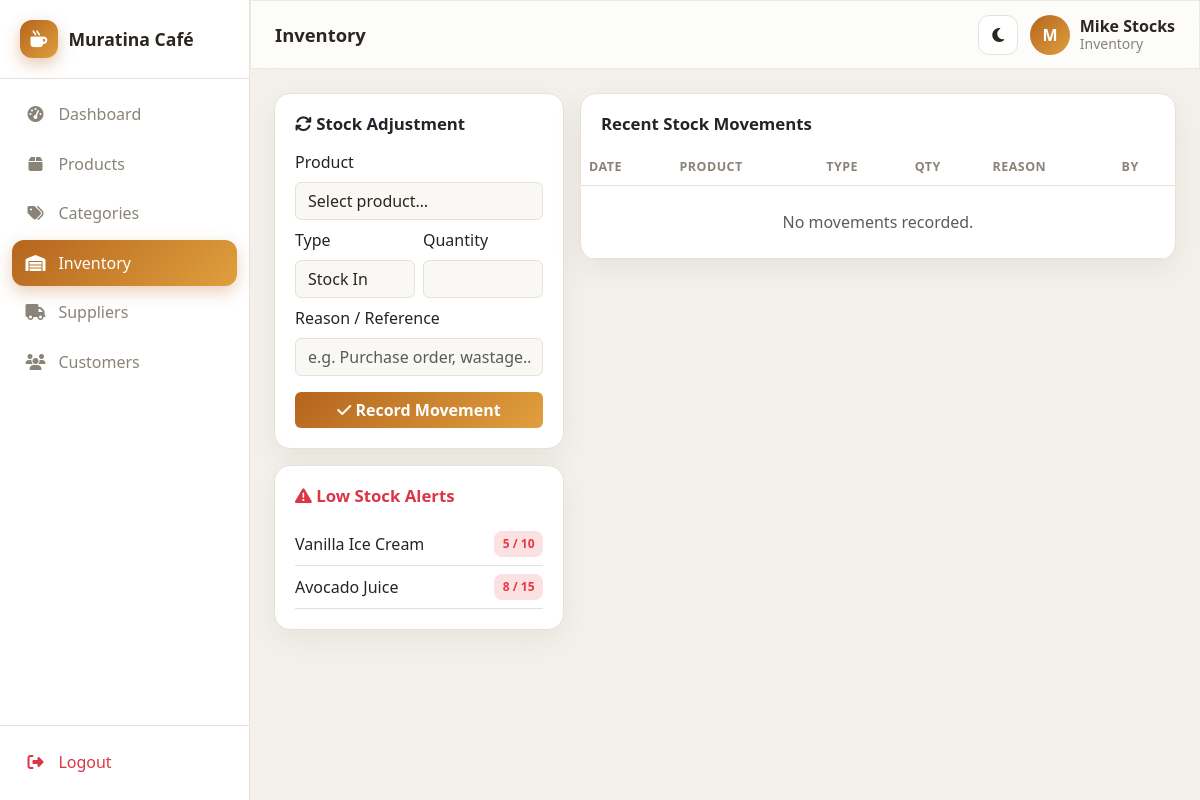
Page /inventory.php (signed in) on the committed database.
### tables this page shows
CREATE TABLE settings (
  id            INT AUTO_INCREMENT PRIMARY KEY,
  company_name  VARCHAR(150) DEFAULT 'Muratina Café',
  logo          VARCHAR(255) DEFAULT NULL,
  currency      VARCHAR(10)  DEFAULT 'KSh',
  tax_rate      DECIMAL(5,2) DEFAULT 16.00,
  address       VARCHAR(255) DEFAULT 'Nairobi, Kenya',
  phone         VARCHAR(40)  DEFAULT '+254 700 000 000',
  email         VARCHAR(150) DEFAULT 'hello@muratinacafe.co.ke',
  receipt_footer VARCHAR(255) DEFAULT 'Thank you for dining with us. Karibu tena!'
);

CREATE TABLE products (
  id             INT AUTO_INCREMENT PRIMARY KEY,
  name           VARCHAR(150) NOT NULL,
  sku            VARCHAR(60)  DEFAULT NULL,
  barcode        VARCHAR(60)  DEFAULT NULL,
  category_id    INT          DEFAULT NULL,
  supplier_id    INT          DEFAULT NULL,
  purchase_price DECIMAL(12,2) NOT NULL DEFAULT 0,
  selling_price  DECIMAL(12,2) NOT NULL DEFAULT 0,
  stock_qty      INT          NOT NULL DEFAULT 0,
  low_stock      INT          NOT NULL DEFAULT 5,
  image          VARCHAR(255) DEFAULT NULL,
  expiry_date    DATE         DEFAULT NULL,
  is_active      TINYINT(1)   NOT NULL DEFAULT 1,
  created_at     TIMESTAMP DEFAULT CURRENT_TIMESTAMP,
  INDEX (category_id),
  FOREIGN KEY (category_id) REFERENCES categories(id) ON DELETE SET NULL,
  FOREIGN KEY (supplier_id) REFERENCES suppliers(id) ON DELETE SET NULL
);

### config/database.php (called while the page is built, shortened)
<?php
function db(): PDO
{
    static $pdo = null;
    if ($pdo instanceof PDO) {
        return $pdo;
    }
    $dsn = sprintf('mysql:host=%s;dbname=%s;charset=%s', DB_HOST, DB_NAME, DB_CHARSET);
    $options = [
        PDO::ATTR_ERRMODE            => PDO::ERRMODE_EXCEPTION,
        PDO::ATTR_DEFAULT_FETCH_MODE => PDO::FETCH_ASSOC,
        PDO::ATTR_EMULATE_PREPARES   => false,
    ];
    try {
        $pdo = new PDO($dsn, DB_USER, DB_PASS, $options);
    } catch (PDOException $e) {
        http_response_code(500);
        die('Database connection failed. Make sure MySQL is running in Laragon and the '
            . '<code>muratina_pos</code> database has been imported from <code>database/schema.sql</code>.<br><small>'
            . htmlspecialchars($e->getMessage()) . '</small>');
    }
    return $pdo;
}

### includes/functions.php (called while the page is built, shortened)
<?php
require_once __DIR__ . '/../config/database.php';
function e($value): string
{
    return htmlspecialchars((string) $value, ENT_QUOTES, 'UTF-8');
}
function settings(): array
{
    static $cache = null;
    if ($cache === null) {
        $cache = db()->query('SELECT * FROM settings LIMIT 1')->fetch() ?: [];
    }
    return $cache;
}

### includes/auth.php (called while the page is built, shortened)
<?php
require_once __DIR__ . '/functions.php';
function current_user(): ?array
{
    return $_SESSION['user'] ?? null;
}
function user_role(): string
{
    return $_SESSION['user']['role'] ?? '';
}
function can(string $permission): bool
{
    $role = user_role();
    $matrix = [
        'manager'   => ['*'],
        'cashier'   => ['pos', 'sales_own', 'customers', 'receipt'],
        'waiter'    => ['pos', 'sales_own', 'customers', 'receipt'],
        'inventory' => ['inventory', 'products', 'suppliers', 'stock', 'customers'],
    ];
    $perms = $matrix[$role] ?? [];
    return in_array('*', $perms, true) || in_array($permission, $perms, true);
}

### inventory.php (the view, shortened to what this page needs)
<?php
require_once __DIR__ . '/includes/auth.php';
$pdo = db();
$lowStock = $pdo->query('SELECT name, stock_qty, low_stock FROM products WHERE stock_qty <= low_stock AND is_active=1 ORDER BY stock_qty')->fetchAll();
$movements = $pdo->query(
    'SELECT m.*, p.name pname, u.full_name uname FROM stock_movements m
     LEFT JOIN products p ON p.id = m.product_id
     LEFT JOIN users u ON u.id = m.user_id
     ORDER BY m.id DESC LIMIT 40'
)->fetchAll();
$pageTitle = 'Inventory';
$activeNav = 'inventory';
require __DIR__ . '/includes/header.php';
?>
<div class="row g-3">
    <div class="col-lg-4">
        <div class="card mb-3"><div class="card-body">
            <h3 class="section-title"><i class="fa-solid fa-arrows-rotate"></i> Stock Adjustment</h3>
            <form method="post"><?= csrf_field() ?>
                <label class="form-label">Product</label>
                <select name="product_id" class="form-select mb-2" required>
                    <option value="">Select product…</option>
                </select>
                <div class="row g-2 mb-2">
                    <div class="col-6"><label class="form-label">Type</label>
                        <select name="type" class="form-select"><option value="in">Stock In</option><option value="out">Stock Out</option></select></div>
                    <div class="col-6"><label class="form-label">Quantity</label><input type="number" name="qty" min="1" class="form-control" required></div>
                </div>
                <label class="form-label">Reason / Reference</label>
                <input name="reason" class="form-control mb-3" placeholder="e.g. Purchase order, wastage…">
                <button class="btn btn-brand w-100"><i class="fa-solid fa-check"></i> Record Movement</button>
            </form>
        </div></div>
        <div class="card"><div class="card-body">
            <h3 class="section-title text-danger"><i class="fa-solid fa-triangle-exclamation"></i> Low Stock Alerts</h3>
            <?php foreach ($lowStock as $l): ?>
                <div class="d-flex justify-content-between align-items-center py-2 border-bottom">
                    <span><?= e($l['name']) ?></span>
                    <span class="badge-soft badge-low"><?= (int) $l['stock_qty'] ?> / <?= (int) $l['low_stock'] ?></span>
                </div>
            <?php endforeach; ?>
        </div></div>
    </div>
    <div class="col-lg-8">
        <div class="card table-card"><div class="card-body pb-0"><h3 class="section-title">Recent Stock Movements</h3></div>
        <div class="table-responsive">
        <table class="table align-middle mb-0">
            <thead><tr><th>Date</th><th>Product</th><th>Type</th><th>Qty</th><th>Reason</th><th>By</th></tr></thead>
            <tbody>
            <?php if (!$movements): ?><tr><td colspan="6" class="text-center text-muted py-4">No movements recorded.</td></tr><?php endif; ?>
            </tbody>
        </table>
        </div></div>
    </div>
</div>
<?php require __DIR__ . '/includes/footer.php'; ?>

### includes/header.php (shortened to what this page needs)
<?php
require_once __DIR__ . '/auth.php';
$pageTitle = $pageTitle ?? 'Dashboard';
$activeNav = $activeNav ?? '';
$u         = current_user();
$set       = settings();
$nav = [
    ['dashboard', 'Dashboard',   'fa-gauge-high',     'dashboard.php', '*'],
    ['pos',       'POS Sales',   'fa-cash-register',  'pos.php',       'pos'],
    ['products',  'Products',    'fa-box',            'products.php',  'products'],
    ['categories','Categories',  'fa-tags',           'categories.php','products'],
    ['inventory', 'Inventory',   'fa-warehouse',      'inventory.php', 'inventory'],
    ['suppliers', 'Suppliers',   'fa-truck',          'suppliers.php', 'suppliers'],
    ['customers', 'Customers',   'fa-users',          'customers.php', 'customers'],
    ['reports',   'Reports',     'fa-chart-line',     'reports.php',   'reports'],
    ['users',     'User Mgmt',   'fa-user-shield',    'users.php',     'users'],
    ['settings',  'Settings',    'fa-gear',           'settings.php',  'settings'],
];
?>
<!DOCTYPE html>
<html lang="en" data-bs-theme="light">
<head>
    <link href="https://cdn.jsdelivr.net/npm/bootstrap@5.3.3/dist/css/bootstrap.min.css" rel="stylesheet">
    <link rel="stylesheet" href="https://cdnjs.cloudflare.com/ajax/libs/font-awesome/6.5.2/css/all.min.css">
    <link rel="stylesheet" href="<?= BASE_URL ?>/assets/css/style.css">
</head>
<body>
<div class="app-shell">
    <aside class="sidebar" id="sidebar">
        <div class="sidebar-brand">
            <span class="brand-mark"><i class="fa-solid fa-mug-hot"></i></span>
            <span class="brand-text"><?= e($set['company_name'] ?? 'Muratina Café') ?></span>
        </div>
        <nav class="sidebar-nav">
            <?php foreach ($nav as [$key, $label, $icon, $url, $perm]): ?>
                <?php if ($perm === '*' || can($perm)): ?>
                    <a href="<?= BASE_URL ?>/<?= $url ?>" class="nav-link <?= $activeNav === $key ? 'active' : '' ?>">
                        <i class="fa-solid <?= $icon ?>"></i><span><?= $label ?></span>
                    </a>
                <?php endif; ?>
            <?php endforeach; ?>
        </nav>
        <div class="sidebar-footer">
            <a href="<?= BASE_URL ?>/logout.php" class="nav-link text-danger">
                <i class="fa-solid fa-right-from-bracket"></i><span>Logout</span>
            </a>
        </div>
    </aside>
    <div class="main-area">
        <header class="topbar glass">
            <h1 class="topbar-title"><?= e($pageTitle) ?></h1>
            <div class="topbar-actions">
                <button class="icon-btn" id="themeToggle" aria-label="Toggle theme"><i class="fa-solid fa-moon"></i></button>
                <div class="user-chip">
                    <div class="avatar"><?= e(strtoupper(substr($u['full_name'], 0, 1))) ?></div>
                    <div class="user-meta">
                        <strong><?= e($u['full_name']) ?></strong>
                        <small><?= e(ucfirst($u['role'])) ?></small>
                    </div>
                </div>
            </div>
        </header>
        <main class="content">

### assets/css/style.css (style rules this page uses)
:root { --brand: #b5651d; --brand-2: #e09f3e; --brand-grad: linear-gradient(135deg, #b5651d 0%, #e09f3e 100%); --bg: #f4f1ec; --surface: #ffffff; --surface-2: #faf8f4; --text: #2b2620; --muted: #8a8378; --border: #e7e1d8; --shadow: 0 10px 30px rgba(80, 60, 30, .08); --radius: 16px; --sidebar-w: 250px; }
* { box-sizing: border-box; }
body { margin: 0; font-family: 'Segoe UI', system-ui, -apple-system, sans-serif; background: var(--bg); color: var(--text); }
.glass { background: color-mix(in srgb, var(--surface) 75%, transparent); backdrop-filter: blur(14px); -webkit-backdrop-filter: blur(14px); border: 1px solid color-mix(in srgb, var(--border) 70%, transparent); }
.app-shell { display: flex; min-height: 100vh; }
.sidebar { width: var(--sidebar-w); background: var(--surface); border-right: 1px solid var(--border); display: flex; flex-direction: column; position: fixed; inset: 0 auto 0 0; z-index: 1040; transition: transform .25s ease; }
.sidebar-brand { display: flex; align-items: center; gap: .65rem; padding: 1.25rem 1.25rem; font-weight: 700; font-size: 1.1rem; border-bottom: 1px solid var(--border); }
.brand-mark { width: 38px; height: 38px; border-radius: 12px; display: grid; place-items: center; background: var(--brand-grad); color: #fff; font-size: 1.05rem; box-shadow: 0 6px 16px rgba(181,101,29,.35); }
.sidebar-nav { padding: .75rem; flex: 1; overflow-y: auto; }
.nav-link { display: flex; align-items: center; gap: .8rem; padding: .7rem .85rem; margin-bottom: .2rem; border-radius: 12px; color: var(--muted); text-decoration: none; font-weight: 500; transition: all .15s ease; }
.nav-link i { width: 20px; text-align: center; font-size: 1rem; }
.nav-link.active { background: var(--brand-grad); color: #fff; box-shadow: 0 6px 16px rgba(181,101,29,.3); }
.sidebar-footer { padding: .75rem; border-top: 1px solid var(--border); }
.main-area { flex: 1; margin-left: var(--sidebar-w); display: flex; flex-direction: column; min-width: 0; }
.topbar { position: sticky; top: 0; z-index: 1030; display: flex; align-items: center; gap: 1rem; padding: .85rem 1.5rem; }
.topbar-title { font-size: 1.15rem; margin: 0; font-weight: 700; flex: 1; }
.topbar-actions { display: flex; align-items: center; gap: .75rem; }
.icon-btn { border: 1px solid var(--border); background: var(--surface); width: 40px; height: 40px; border-radius: 11px; color: var(--text); cursor: pointer; display: grid; place-items: center; transition: .15s; }
.user-chip { display: flex; align-items: center; gap: .6rem; }
.avatar { width: 40px; height: 40px; border-radius: 50%; background: var(--brand-grad); color: #fff; display: grid; place-items: center; font-weight: 700; }
.user-meta { display: flex; flex-direction: column; line-height: 1.1; }
.user-meta small { color: var(--muted); }
.content { padding: 1.5rem; flex: 1; }
.card { background: var(--surface); border: 1px solid var(--border); border-radius: var(--radius); box-shadow: var(--shadow); }
.card-body { padding: 1.25rem; }
.section-title { font-weight: 700; margin: 0 0 1rem; font-size: 1.05rem; }
.table-card { overflow: hidden; }
.table { margin: 0; color: var(--text); }
.table > :not(caption) > * > * { background: transparent; color: var(--text); border-color: var(--border); }
.table thead th { color: var(--muted); font-size: .78rem; text-transform: uppercase; letter-spacing: .04em; }
.badge-soft { padding: .35em .7em; border-radius: 8px; font-weight: 600; font-size: .75rem; }
.badge-low { background: rgba(230,57,70,.15); color: #e63946; }
.btn-brand { background: var(--brand-grad); color: #fff; border: none; font-weight: 600; }
.form-control, .form-select { background: var(--surface-2); border-color: var(--border); color: var(--text); }

### rows in the picture
settings: company_name "Muratina Café"
products: name "Vanilla Ice Cream", stock_qty "5", low_stock "10"
products: name "Avocado Juice", stock_qty "8", low_stock "15"

### other values in the picture
$label "Dashboard"
$label "Products"
$label "Categories"
$label "Inventory"
$label "Suppliers"
$label "Customers"
$pageTitle "Inventory"
substr($u['full_name'], 0, 1) "M"
$u['full_name'] "Mike Stocks"
$u['role'] "Inventory"
